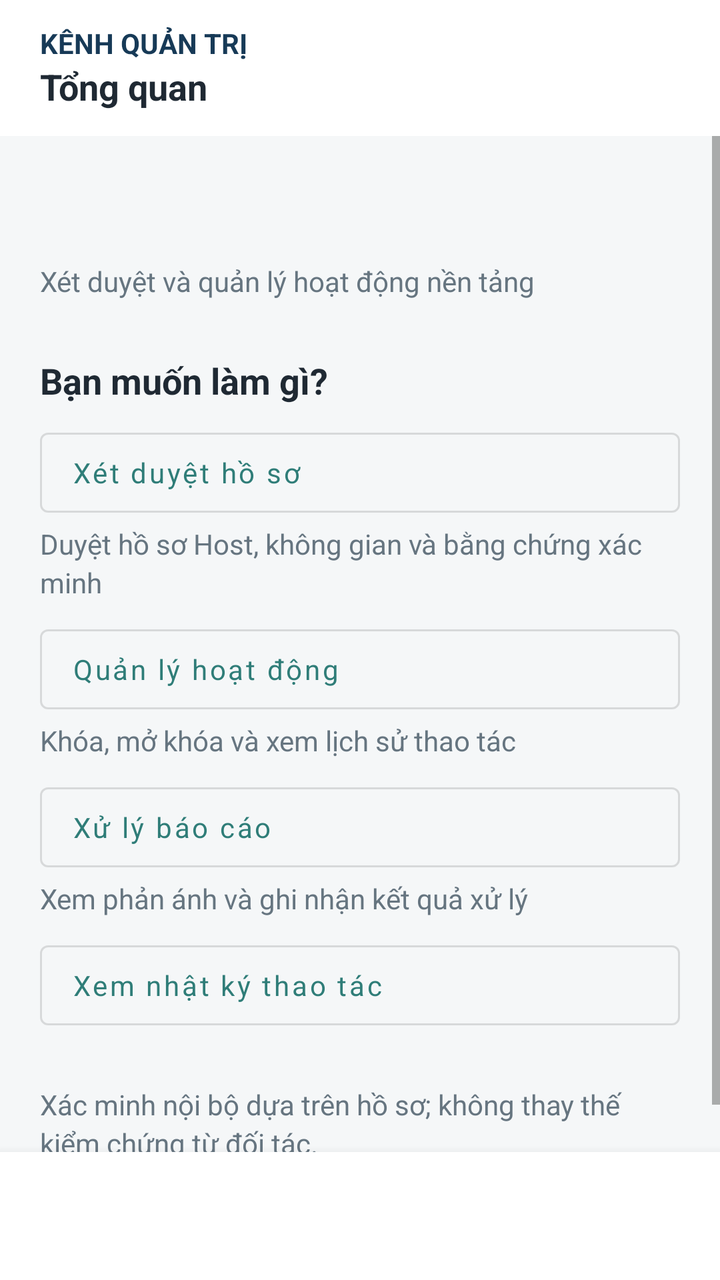
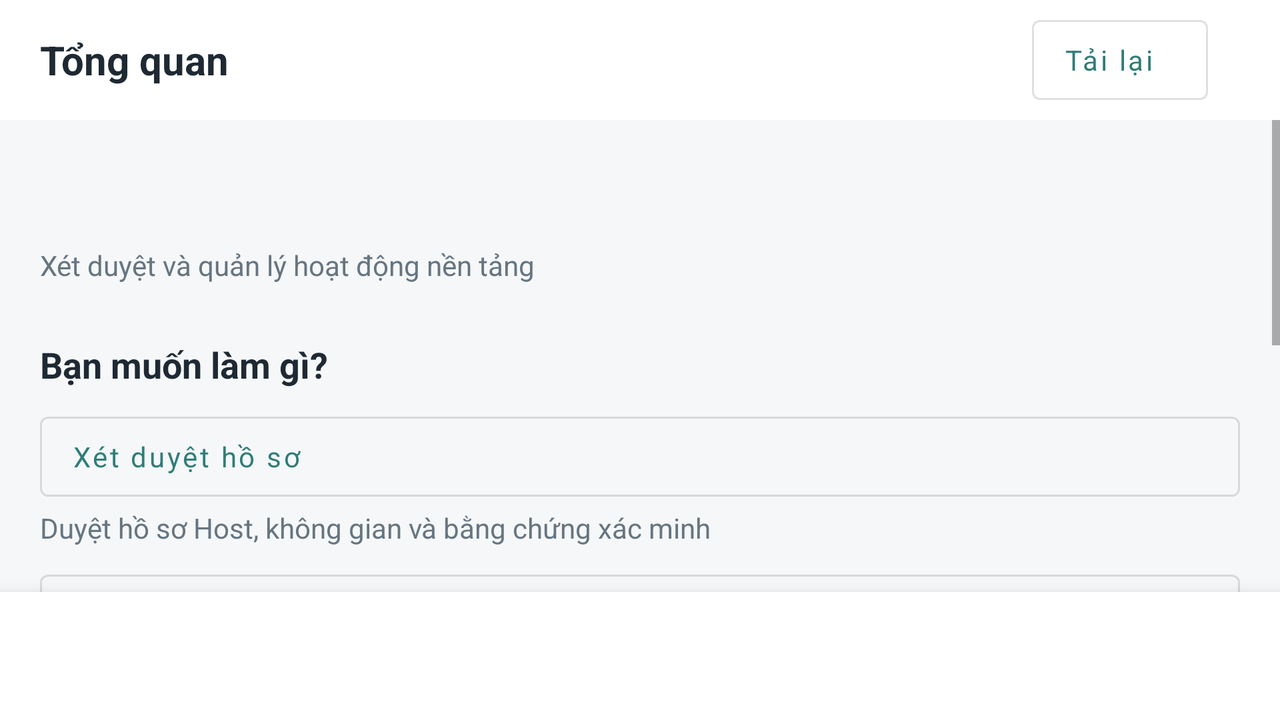

Two renders of one Android screen. The first uses the default layout on a phone; the second uses the alternative layout the repository ships for a different screen configuration, on a matching device. The two XML files are below.
<!-- AndroidManifest.xml: application theme Theme.BroomSharing -->
<!-- res/layout/activity_admin_dashboard.xml -->
<?xml version="1.0" encoding="utf-8"?>
<LinearLayout xmlns:android="http://schemas.android.com/apk/res/android" xmlns:app="http://schemas.android.com/apk/res-auto" android:id="@+id/workspaceRoot" android:layout_width="match_parent" android:layout_height="match_parent" android:orientation="vertical" android:background="@color/screen_bg">
    <LinearLayout android:layout_width="match_parent" android:layout_height="wrap_content" android:minHeight="68dp" android:orientation="vertical" android:paddingStart="20dp" android:paddingEnd="20dp" android:paddingTop="12dp" android:paddingBottom="12dp" android:background="@color/white">
        <TextView style="@style/WorkspaceBody" android:text="@string/workspace_admin" android:textStyle="bold" android:textColor="@color/navy"/>
        <TextView android:id="@+id/adminTitle" style="@style/WorkspaceSection" android:text="@string/workspace_overview"/>
    </LinearLayout>
    <ScrollView android:id="@+id/adminOverview" android:layout_width="match_parent" android:layout_height="0dp" android:layout_weight="1" android:fillViewport="true">
        <LinearLayout android:layout_width="match_parent" android:layout_height="wrap_content" android:padding="20dp" android:orientation="vertical">
            <TextView android:id="@+id/adminGreeting" style="@style/WorkspaceTitle" android:text=""/>
            <TextView style="@style/WorkspaceBody" android:text="@string/workspace_admin_hint" android:layout_marginTop="8dp"/>
            <TextView style="@style/WorkspaceSection" android:text="@string/workspace_quick_actions" android:layout_marginTop="28dp"/>
            <com.google.android.material.button.MaterialButton android:id="@+id/openReview" style="@style/WorkspaceAction" android:text="@string/workspace_open_review"/>
            <TextView style="@style/WorkspaceBody" android:text="@string/workspace_admin_review_hint"/>
            <com.google.android.material.button.MaterialButton android:id="@+id/openManage" style="@style/WorkspaceAction" android:text="@string/workspace_open_manage"/>
            <TextView style="@style/WorkspaceBody" android:text="@string/workspace_admin_manage_hint"/>
            <com.google.android.material.button.MaterialButton android:id="@+id/openReports" style="@style/WorkspaceAction" android:text="@string/workspace_open_reports"/>
            <TextView style="@style/WorkspaceBody" android:text="@string/workspace_admin_reports_hint"/>
            <com.google.android.material.button.MaterialButton android:id="@+id/openAudit" style="@style/WorkspaceAction" android:text="@string/workspace_open_audit"/>
            <TextView style="@style/WorkspaceBody" android:text="@string/workspace_verify_note" android:layout_marginTop="24dp"/>
        </LinearLayout>
    </ScrollView>
    <LinearLayout android:id="@+id/adminWorkPanel" android:layout_width="match_parent" android:layout_height="0dp" android:layout_weight="1" android:orientation="vertical" android:visibility="gone">
        <TextView android:id="@+id/sectionHint" style="@style/WorkspaceBody" android:text="" android:padding="16dp"/>
        <com.google.android.material.tabs.TabLayout android:id="@+id/adminTabs" android:layout_width="match_parent" android:layout_height="wrap_content" app:tabMode="scrollable" app:tabTextColor="@color/text_secondary" app:tabSelectedTextColor="@color/teal_dark"/>
        <TextView android:id="@+id/tvFeedback" style="@style/WorkspaceBody" android:text="" android:padding="16dp" android:accessibilityLiveRegion="polite"/>
        <ProgressBar android:id="@+id/progressBar" android:layout_width="28dp" android:layout_height="28dp" android:layout_gravity="center" android:visibility="gone"/>
        <androidx.recyclerview.widget.RecyclerView android:id="@+id/reviewList" android:layout_width="match_parent" android:layout_height="0dp" android:layout_weight="1" android:clipToPadding="false" android:padding="16dp"/>
        <com.google.android.material.button.MaterialButton android:id="@+id/btnRefresh" style="@style/WorkspaceAction" android:text="@string/workspace_refresh" android:layout_marginStart="16dp" android:layout_marginEnd="16dp"/>
    </LinearLayout>
    <include layout="@layout/view_management_navigation"/>
</LinearLayout>
<!-- res/layout/view_management_navigation.xml (included above) -->
<?xml version="1.0" encoding="utf-8"?>
<com.google.android.material.bottomnavigation.BottomNavigationView xmlns:android="http://schemas.android.com/apk/res/android" xmlns:app="http://schemas.android.com/apk/res-auto" android:id="@+id/managementNavigation" android:layout_width="match_parent" android:layout_height="wrap_content" android:minHeight="64dp" android:background="@color/white" app:labelVisibilityMode="labeled" app:itemHorizontalTranslationEnabled="false" app:itemIconSize="22dp" app:itemIconTint="@color/guest_nav_tint" app:itemTextColor="@color/guest_nav_tint"/>
<!-- resources referenced by this layout -->
<resources>
  <color name="navy">#173A57</color>
  <color name="screen_bg">#F5F7F8</color>
  <color name="teal_dark">#246863</color>
  <color name="text_secondary">#667580</color>
  <color name="white">#FFFFFF</color>
  <string name="workspace_admin">KÊNH QUẢN TRỊ</string>
  <string name="workspace_admin_hint">Xét duyệt và quản lý hoạt động nền tảng</string>
  <string name="workspace_admin_manage_hint">Khóa, mở khóa và xem lịch sử thao tác</string>
  <string name="workspace_admin_reports_hint">Xem phản ánh và ghi nhận kết quả xử lý</string>
  <string name="workspace_admin_review_hint">Duyệt hồ sơ Host, không gian và bằng chứng xác minh</string>
  <string name="workspace_open_audit">Xem nhật ký thao tác</string>
  <string name="workspace_open_manage">Quản lý hoạt động</string>
  <string name="workspace_open_reports">Xử lý báo cáo</string>
  <string name="workspace_open_review">Xét duyệt hồ sơ</string>
  <string name="workspace_overview">Tổng quan</string>
  <string name="workspace_quick_actions">Bạn muốn làm gì?</string>
  <string name="workspace_refresh">Tải lại</string>
  <string name="workspace_verify_note">Xác minh nội bộ dựa trên hồ sơ; không thay thế kiểm chứng từ đối tác.</string>
  <style name="WorkspaceAction" parent="Widget.MaterialComponents.Button.OutlinedButton"><item name="android:layout_width">match_parent</item><item name="android:layout_height">wrap_content</item><item name="android:minHeight">52dp</item><item name="android:textAllCaps">false</item><item name="android:gravity">start|center_vertical</item><item name="android:paddingStart">16dp</item><item name="android:paddingEnd">16dp</item><item name="android:layout_marginTop">8dp</item></style>
  <style name="WorkspaceBody"><item name="android:layout_width">match_parent</item><item name="android:layout_height">wrap_content</item><item name="android:textSize">14sp</item><item name="android:textColor">@color/text_secondary</item><item name="android:lineSpacingExtra">3dp</item></style>
  <style name="WorkspaceSection" parent="WorkspaceBody"><item name="android:textSize">18sp</item><item name="android:textStyle">bold</item><item name="android:textColor">@color/text_primary</item></style>
  <style name="WorkspaceTitle"><item name="android:layout_width">match_parent</item><item name="android:layout_height">wrap_content</item><item name="android:textSize">26sp</item><item name="android:textStyle">bold</item><item name="android:textColor">@color/navy</item></style>
  <style name="Theme.BroomSharing" parent="Theme.MaterialComponents.DayNight.NoActionBar">
          <item name="colorPrimary">@color/teal</item>
          <item name="colorPrimaryVariant">@color/teal_dark</item>
          <item name="colorOnPrimary">@color/white</item>
          <item name="android:fontFamily">sans-serif</item>
          <item name="android:windowLightStatusBar">true</item>
          <item name="android:statusBarColor">@color/white</item>
          <item name="android:navigationBarColor">@color/white</item>
          <item name="android:windowBackground">@color/screen_bg</item>
      </style>
  <color name="text_primary">#1F2933</color>
  <color name="teal">#2F7D78</color>
</resources>
<!-- res/layout-land/activity_admin_dashboard.xml (the repository's variant of the layout above) -->
<!-- drawn on the phone turned sideways -->
<?xml version='1.0' encoding='utf-8'?>
<LinearLayout xmlns:android="http://schemas.android.com/apk/res/android" xmlns:app="http://schemas.android.com/apk/res-auto" android:id="@+id/workspaceRoot" android:layout_width="match_parent" android:layout_height="match_parent" android:orientation="vertical" android:background="@color/screen_bg">
    <LinearLayout android:layout_width="match_parent" android:layout_height="wrap_content" android:minHeight="48dp" android:orientation="horizontal" android:paddingStart="20dp" android:paddingEnd="20dp" android:paddingTop="4dp" android:paddingBottom="4dp" android:background="@color/white" android:gravity="center_vertical">
        <TextView style="@style/WorkspaceBody" android:text="@string/workspace_admin" android:textStyle="bold" android:textColor="@color/navy" android:visibility="gone" />
        <TextView android:id="@+id/adminTitle" style="@style/WorkspaceSection" android:text="@string/workspace_overview" android:layout_width="0dp" android:layout_weight="1" android:textSize="20sp" />
        <com.google.android.material.button.MaterialButton android:id="@+id/btnRefresh" style="@style/WorkspaceAction" android:text="@string/workspace_refresh" android:layout_marginStart="16dp" android:layout_marginEnd="16dp" android:layout_width="wrap_content" android:layout_height="wrap_content" android:layout_marginTop="0dp" />
    </LinearLayout>
    <ScrollView android:id="@+id/adminOverview" android:layout_width="match_parent" android:layout_height="0dp" android:layout_weight="1" android:fillViewport="true">
        <LinearLayout android:layout_width="match_parent" android:layout_height="wrap_content" android:padding="20dp" android:orientation="vertical">
            <TextView android:id="@+id/adminGreeting" style="@style/WorkspaceTitle" android:text="" />
            <TextView style="@style/WorkspaceBody" android:text="@string/workspace_admin_hint" android:layout_marginTop="8dp" />
            <TextView style="@style/WorkspaceSection" android:text="@string/workspace_quick_actions" android:layout_marginTop="28dp" />
            <com.google.android.material.button.MaterialButton android:id="@+id/openReview" style="@style/WorkspaceAction" android:text="@string/workspace_open_review" />
            <TextView style="@style/WorkspaceBody" android:text="@string/workspace_admin_review_hint" />
            <com.google.android.material.button.MaterialButton android:id="@+id/openManage" style="@style/WorkspaceAction" android:text="@string/workspace_open_manage" />
            <TextView style="@style/WorkspaceBody" android:text="@string/workspace_admin_manage_hint" />
            <com.google.android.material.button.MaterialButton android:id="@+id/openReports" style="@style/WorkspaceAction" android:text="@string/workspace_open_reports" />
            <TextView style="@style/WorkspaceBody" android:text="@string/workspace_admin_reports_hint" />
            <com.google.android.material.button.MaterialButton android:id="@+id/openAudit" style="@style/WorkspaceAction" android:text="@string/workspace_open_audit" />
            <TextView style="@style/WorkspaceBody" android:text="@string/workspace_verify_note" android:layout_marginTop="24dp" />
        </LinearLayout>
    </ScrollView>
    
    <LinearLayout android:id="@+id/adminWorkPanel" android:layout_width="match_parent" android:layout_height="0dp" android:layout_weight="1" android:orientation="vertical" android:visibility="gone">
        <TextView android:id="@+id/sectionHint" style="@style/WorkspaceBody" android:text="" android:visibility="gone" />
        <com.google.android.material.tabs.TabLayout android:id="@+id/adminTabs" android:layout_width="match_parent" android:layout_height="48dp" app:tabMode="fixed" app:tabGravity="fill" app:tabMinWidth="0dp" app:tabPaddingStart="8dp" app:tabPaddingEnd="8dp" app:tabTextAppearance="@style/AdminCompactTabText" app:tabTextColor="@color/text_secondary" app:tabSelectedTextColor="@color/teal_dark" />
        <LinearLayout android:layout_width="match_parent" android:layout_height="wrap_content" android:orientation="horizontal" android:gravity="center_vertical" android:paddingStart="16dp" android:paddingEnd="16dp">
            <TextView android:id="@+id/tvFeedback" style="@style/WorkspaceBody" android:layout_width="0dp" android:layout_weight="1" android:text="" android:textSize="14sp" android:paddingTop="4dp" android:paddingBottom="4dp" android:accessibilityLiveRegion="polite" />
            <ProgressBar android:id="@+id/progressBar" android:layout_width="24dp" android:layout_height="24dp" android:visibility="gone" />
        </LinearLayout>
        <androidx.recyclerview.widget.RecyclerView android:id="@+id/reviewList" android:layout_width="match_parent" android:layout_height="0dp" android:layout_weight="1" android:clipToPadding="true" android:paddingStart="12dp" android:paddingEnd="12dp" android:paddingTop="4dp" android:paddingBottom="12dp" />
    </LinearLayout>
    <include layout="@layout/view_management_navigation" />
</LinearLayout>
<!-- resources referenced by the variant -->
<!-- as the phone turned sideways resolves them -->
<resources>
  <color name="navy">#173A57</color>
  <color name="screen_bg">#F5F7F8</color>
  <color name="teal_dark">#246863</color>
  <color name="text_secondary">#667580</color>
  <color name="white">#FFFFFF</color>
  <string name="workspace_admin">KÊNH QUẢN TRỊ</string>
  <string name="workspace_admin_hint">Xét duyệt và quản lý hoạt động nền tảng</string>
  <string name="workspace_admin_manage_hint">Khóa, mở khóa và xem lịch sử thao tác</string>
  <string name="workspace_admin_reports_hint">Xem phản ánh và ghi nhận kết quả xử lý</string>
  <string name="workspace_admin_review_hint">Duyệt hồ sơ Host, không gian và bằng chứng xác minh</string>
  <string name="workspace_open_audit">Xem nhật ký thao tác</string>
  <string name="workspace_open_manage">Quản lý hoạt động</string>
  <string name="workspace_open_reports">Xử lý báo cáo</string>
  <string name="workspace_open_review">Xét duyệt hồ sơ</string>
  <string name="workspace_overview">Tổng quan</string>
  <string name="workspace_quick_actions">Bạn muốn làm gì?</string>
  <string name="workspace_refresh">Tải lại</string>
  <string name="workspace_verify_note">Xác minh nội bộ dựa trên hồ sơ; không thay thế kiểm chứng từ đối tác.</string>
  <style name="AdminCompactTabText" parent="TextAppearance.Design.Tab">
          <item name="android:textSize">12sp</item>
          <item name="android:textAllCaps">false</item>
      </style>
  <style name="WorkspaceAction" parent="Widget.MaterialComponents.Button.OutlinedButton"><item name="android:layout_width">match_parent</item><item name="android:layout_height">wrap_content</item><item name="android:minHeight">52dp</item><item name="android:textAllCaps">false</item><item name="android:gravity">start|center_vertical</item><item name="android:paddingStart">16dp</item><item name="android:paddingEnd">16dp</item><item name="android:layout_marginTop">8dp</item></style>
  <style name="WorkspaceBody"><item name="android:layout_width">match_parent</item><item name="android:layout_height">wrap_content</item><item name="android:textSize">14sp</item><item name="android:textColor">@color/text_secondary</item><item name="android:lineSpacingExtra">3dp</item></style>
  <style name="WorkspaceSection" parent="WorkspaceBody"><item name="android:textSize">18sp</item><item name="android:textStyle">bold</item><item name="android:textColor">@color/text_primary</item></style>
  <style name="WorkspaceTitle"><item name="android:layout_width">match_parent</item><item name="android:layout_height">wrap_content</item><item name="android:textSize">26sp</item><item name="android:textStyle">bold</item><item name="android:textColor">@color/navy</item></style>
  <style name="Theme.BroomSharing" parent="Theme.MaterialComponents.DayNight.NoActionBar">
          <item name="colorPrimary">@color/teal</item>
          <item name="colorPrimaryVariant">@color/teal_dark</item>
          <item name="colorOnPrimary">@color/white</item>
          <item name="android:fontFamily">sans-serif</item>
          <item name="android:windowLightStatusBar">true</item>
          <item name="android:statusBarColor">@color/white</item>
          <item name="android:navigationBarColor">@color/white</item>
          <item name="android:windowBackground">@color/screen_bg</item>
      </style>
  <color name="text_primary">#1F2933</color>
  <color name="teal">#2F7D78</color>
</resources>
